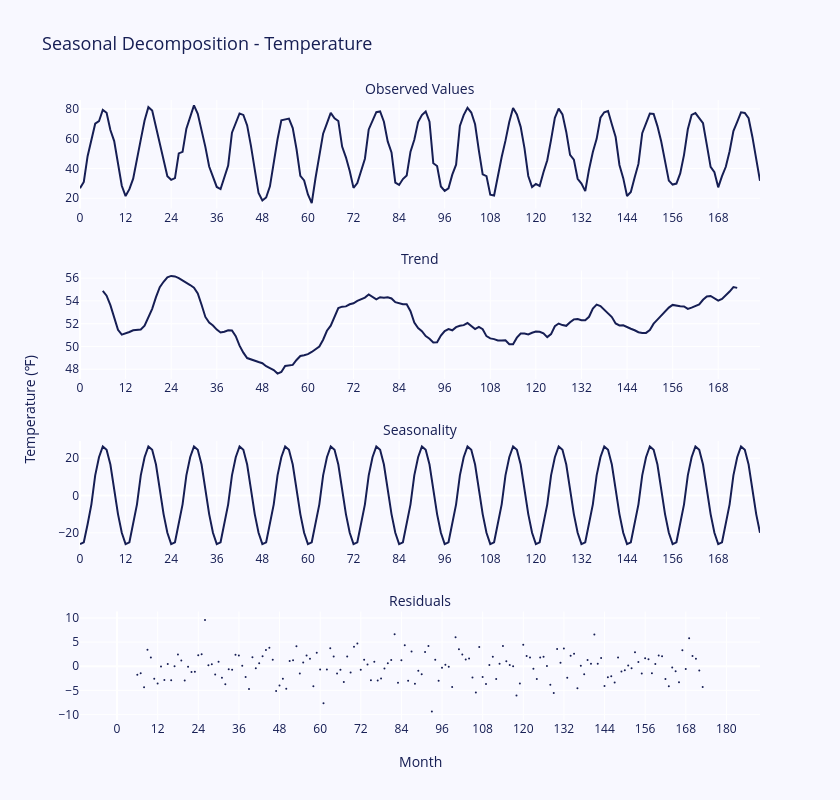

Notebook code cell kept with this figure:
### Markdown cell above
### Seasonal Decomposition - Temperature

### Code cell
decomposition = seasonal_decompose(tmax_df.TMAX, model='additive', period=12)
PLOT_COLOR = '#161e54'
BACKGROUND_COLOR = 'ghostwhite'

fig = make_subplots(
    rows=4,
    cols=1,
    vertical_spacing=0.1,
    x_title='Month',
    y_title='Temperature (\u2109)',
    subplot_titles=['Observed Values', 'Trend', 'Seasonality', 'Residuals']
)

observed = go.Scatter(
    x=decomposition.observed.index,
    y=decomposition.observed,
    line=dict(color=PLOT_COLOR),
)
trend = go.Scatter(
    x=decomposition.trend.index,
    y=decomposition.trend,
    line=dict(color=PLOT_COLOR),
)
seasonal = go.Scatter(
    x=decomposition.seasonal.index,
    y=decomposition.seasonal,
    line=dict(color=PLOT_COLOR),
)
residuals = go.Scatter(
    x=decomposition.resid.index,
    y=decomposition.resid,
    mode='markers',
    marker_size=2,
    line=dict(color=PLOT_COLOR),
)

fig.add_trace(observed, row=1, col=1)
fig.add_trace(trend, row=2, col=1)
fig.add_trace(seasonal, row=3, col=1)
fig.add_trace(residuals, row=4, col=1)

fig.update_annotations(font_size=14)
fig.update_layout(
    font_color=PLOT_COLOR,
    title_font_size=18,
    plot_bgcolor=BACKGROUND_COLOR,
    paper_bgcolor=BACKGROUND_COLOR,
    title_text='Seasonal Decomposition - Temperature',
    showlegend=False,
    height=800,
    width=840
)
fig.update_xaxes(dtick=12)
fig.show()

### Figure 1 — Plotly figure (JSON) as saved in the notebook; plotly's stock layout.template omitted (floating-point values rounded to 4 significant figures; data arrays with more than 128 entries replaced by an {"elided": "..."} marker saying what was removed)
{"data": [{"line": {"color": "#161e54"}, "type": "scatter", "x": {"elided": "180 int values"}, "xaxis": "x", "y": {"elided": "180 float values"}, "yaxis": "y"}, {"line": {"color": "#161e54"}, "type": "scatter", "x": {"elided": "180 int values"}, "xaxis": "x2", "y": {"elided": "180 float values"}, "yaxis": "y2"}, {"line": {"color": "#161e54"}, "type": "scatter", "x": {"elided": "180 int values"}, "xaxis": "x3", "y": {"elided": "180 float values"}, "yaxis": "y3"}, {"line": {"color": "#161e54"}, "marker": {"size": 2}, "mode": "markers", "type": "scatter", "x": {"elided": "180 int values"}, "xaxis": "x4", "y": {"elided": "180 float values"}, "yaxis": "y4"}], "layout": {"annotations": [{"font": {"size": 14}, "showarrow": false, "text": "Observed Values", "x": 0.5, "xanchor": "center", "xref": "paper", "y": 1, "yanchor": "bottom", "yref": "paper"}, {"font": {"size": 14}, "showarrow": false, "text": "Trend", "x": 0.5, "xanchor": "center", "xref": "paper", "y": 0.725, "yanchor": "bottom", "yref": "paper"}, {"font": {"size": 14}, "showarrow": false, "text": "Seasonality", "x": 0.5, "xanchor": "center", "xref": "paper", "y": 0.45, "yanchor": "bottom", "yref": "paper"}, {"font": {"size": 14}, "showarrow": false, "text": "Residuals", "x": 0.5, "xanchor": "center", "xref": "paper", "y": 0.175, "yanchor": "bottom", "yref": "paper"}, {"font": {"size": 14}, "showarrow": false, "text": "Month", "x": 0.5, "xanchor": "center", "xref": "paper", "y": 0, "yanchor": "top", "yref": "paper", "yshift": -30}, {"font": {"size": 14}, "showarrow": false, "text": "Temperature (℉)", "textangle": -90, "x": 0, "xanchor": "right", "xref": "paper", "xshift": -40, "y": 0.5, "yanchor": "middle", "yref": "paper"}], "font": {"color": "#161e54"}, "height": 800, "paper_bgcolor": "ghostwhite", "plot_bgcolor": "ghostwhite", "showlegend": false, "title": {"font": {"size": 18}, "text": "Seasonal Decomposition - Temperature"}, "width": 840, "xaxis": {"anchor": "y", "domain": [0, 1], "dtick": 12}, "xaxis2": {"anchor": "y2", "domain": [0, 1], "dtick": 12}, "xaxis3": {"anchor": "y3", "domain": [0, 1], "dtick": 12}, "xaxis4": {"anchor": "y4", "domain": [0, 1], "dtick": 12}, "yaxis": {"anchor": "x", "domain": [0.825, 1]}, "yaxis2": {"anchor": "x2", "domain": [0.55, 0.725]}, "yaxis3": {"anchor": "x3", "domain": [0.275, 0.45]}, "yaxis4": {"anchor": "x4", "domain": [0, 0.175]}}}
